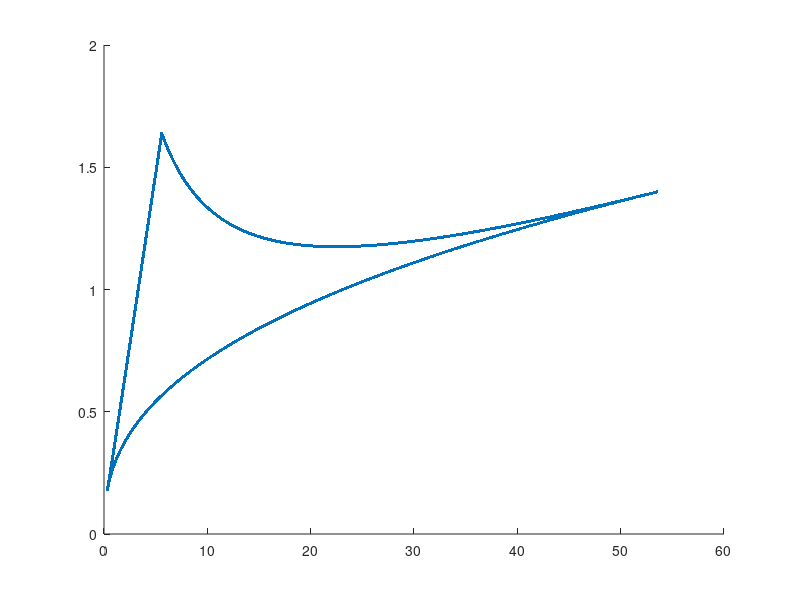

Source code (MATLAB):
function boundary_fig = boundary_plot
%% Plots in the m1, m2 space and the Tau1.5 and Tau0 space

%Constants
c = 299792458;
Msolar = 1.989*10^30;
G = 6.6743*10^-11;
%Frequency min max values
fmin = 30;
fmax = 700;
%Mass vectors
m_lin = linspace(1.4,30,10000);
m1 = m_lin;
m2 = m1;
%Calculate Mass Terms
m1 = m1*Msolar;
m2 = m2*Msolar;
M = (m1 + m2);
u = m1.*m2./M;
n = u./M;
%Calculate Chirp Times
tau0_1 = (5/(256*pi))*(1/fmin)*((G*M*pi*fmin/c^3).^(-5/3)).*(1./n);

% tau1 = (5/(192*pi))*(1/fmin)*((G*M*pi*fmin/c^3)^(-1))*(1/n)*((743/336)+ (11*n/4));

tau1p5_1 = (1/8)*(1/fmin)*((G*M*pi*fmin/c^3).^(-2/3)).*(1./n);

% tau2 = (5/(128*pi))*(1/fmin)*((G*M*pi*fmin/c^3)^(-1/3))*(1/n)*((3058673/1016064) + (5429*n/1008) + (617*n*n/144));

%Boundary Array for m2 = 1.4
%Mass vectors
m1 = m_lin;
m2 = m1(1);
%Calculate Mass Terms
m1 = m1*Msolar;
m2 = m2*Msolar;
M = (m1 + m2);
u = (m1*m2)./M;
n = u./M;
tau0_2 = (5/(256*pi))*(1/fmin)*((G*M*pi*fmin/c^3).^(-5/3)).*(1./n);
tau1p5_2 = (1/8)*(1/fmin)*((G*M*pi*fmin/c^3).^(-2/3)).*(1./n);

%Boundary Array for m1 = 30
%Mass vectors
m2 = m_lin;
m1 = m2(end);
%Calculate Mass Terms
m1 = m1*Msolar;
m2 = m2*Msolar;
M = (m1 + m2);
u = (m1*m2)./M;
n = u./M;
tau0_3 = (5/(256*pi))*(1/fmin)*((G*M*pi*fmin/c^3).^(-5/3)).*(1./n);
tau1p5_3 = (1/8)*(1/fmin)*((G*M*pi*fmin/c^3).^(-2/3)).*(1./n);

%Final Tau0 and Tau1.5 arrays

Tau0 = [tau0_1, tau0_2, tau0_3];

Tau1p5 = [tau1p5_1, tau1p5_2, tau1p5_3];

%Scatterplot
sz = 5;
c = 'black';
boundary_fig = scatter(Tau0, Tau1p5,sz,c,"filled", 'DisplayName','Tau Space Boundary');
% xlabel('\tau_0');
% ylabel('\tau_{1.5}');
% title("Boundary of Region of Physical Parameters in \tau_0 and \tau_{1.5} Space");
% saveas(gcf,"boundary-tauspace.pdf");